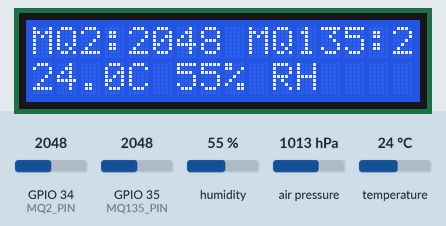
Simulated run of this sketch. Board: ESP32. Shown: 16×2 character LCD. Inputs (shaded band) come from the test bench; at power-on: humidity 55 %, GPIO 34 (MQ2_PIN) = 2048, GPIO 35 (MQ135_PIN) = 2048, temperature 24 °C, air pressure 1013 hPa (analog values on the 0–4095 scale). WiFi joins after 1.5 s; servers stay silent unless stated; uploads are accepted with an empty reply; what the sketch prints to the serial monitor is not drawn.

Above: at 4.2 s.
4.3 s: humidity set to 22 %
At 6.1 s:
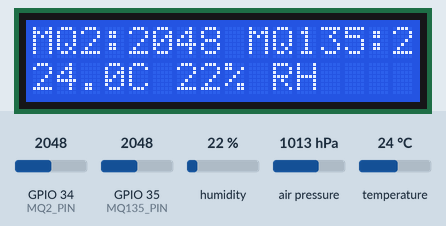
7.0 s: GPIO 34 (MQ2_PIN) set to 1760
At 7.6 s:
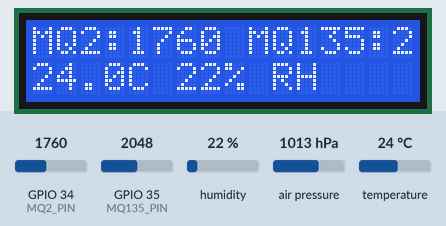
9.7 s: GPIO 35 (MQ135_PIN) set to 1760
At 11.8 s:
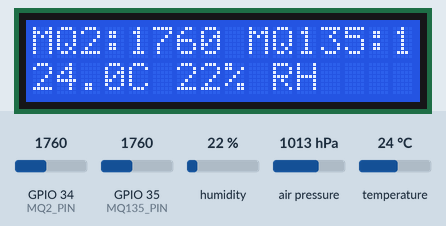
12.6 s: temperature set to 12 °C
At 14.6 s:
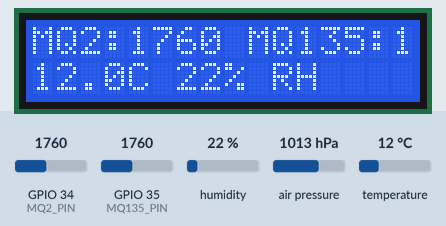
15.3 s: GPIO 34 (MQ2_PIN) set to 1840
At 17.6 s:
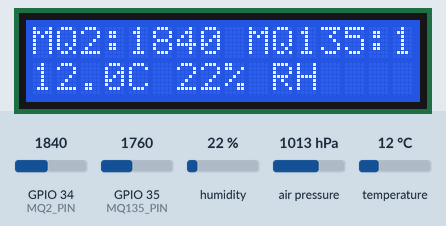
18.6 s: GPIO 35 (MQ135_PIN) set to 2866
At 20.4 s:
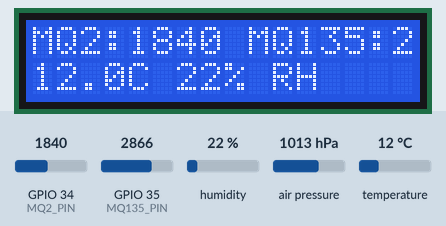
Timing chart, 0 to 21.9 s (numbered marks = the images above; inputs shaded):
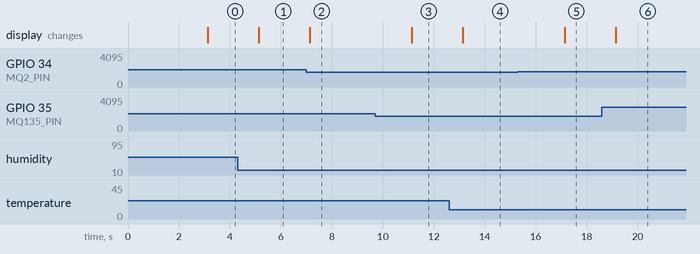

Measured:
- after the input at 4.3 s, the display: changes after 0.84 s (image 1)
- after the input at 7.0 s, the display: changes after 0.14 s (image 2)
- after the input at 9.7 s, the display: changes after 1.4 s (image 3)
- after the input at 12.6 s, the display: changes after 0.54 s (image 4)
- after the input at 15.3 s, the display: changes after 1.8 s (image 5)
- after the input at 18.6 s, the display: changes after 0.54 s (image 6)

The sketch:

Air_Quality_Monitoring.ino
```cpp
/*
  Industrial Air Quality Monitoring and SMS Alert System
  Platform: ESP32 WROOM
  Sensors: MQ-2, MQ-135, BME280
  Display: 16x2 I2C LCD
  SMS: Twilio REST API over Wi-Fi

  IMPORTANT:
  - Pin assignments below are proposed defaults; verify against your actual wiring.
  - MQ sensor values are raw ADC readings, NOT calibrated ppm values.
  - Set thresholds only after observing/calibrating your own sensors.
  - For production, replace tlsClient.setInsecure() with certificate validation.
  - Do not commit real Wi-Fi/Twilio credentials to a public repository.
*/

#include <WiFi.h>
#include <WiFiClientSecure.h>
#include <HTTPClient.h>
#include <Adafruit_Sensor.h>
#include <Adafruit_BME280.h>
#include <Wire.h>
#include <LiquidCrystal_I2C.h>

// ---------- USER CONFIGURATION: fill locally, never publish real secrets ----------
const char* WIFI_SSID     = "YOUR_WIFI_NAME";
const char* WIFI_PASSWORD = "YOUR_WIFI_PASSWORD";

const char* TWILIO_ACCOUNT_SID = "YOUR_TWILIO_ACCOUNT_SID";
const char* TWILIO_AUTH_TOKEN  = "YOUR_TWILIO_AUTH_TOKEN";
const char* TWILIO_FROM_NUMBER = "+1XXXXXXXXXX"; // Twilio number, international format
const char* ALERT_TO_NUMBER    = "+91XXXXXXXXXX"; // destination number, international format

// ---------- PIN CONFIGURATION (verify with your circuit) ----------
constexpr int MQ2_PIN  = 34; // proposed ESP32 ADC1 input
constexpr int MQ135_PIN = 35; // proposed ESP32 ADC1 input
constexpr int I2C_SDA_PIN = 21;
constexpr int I2C_SCL_PIN = 22;

// ---------- SENSOR / ALERT CONFIGURATION ----------
constexpr int MQ2_THRESHOLD = 1800;   // example raw ADC threshold; calibrate experimentally
constexpr int MQ135_THRESHOLD = 1800; // example raw ADC threshold; calibrate experimentally
constexpr int MQ_HYSTERESIS = 150;    // readings must fall below threshold-hysteresis to re-arm
constexpr unsigned long SAMPLE_INTERVAL_MS = 2000;
constexpr unsigned long SMS_COOLDOWN_MS = 5UL * 60UL * 1000UL;

Adafruit_BME280 bme;
LiquidCrystal_I2C lcd(0x27, 16, 2);

bool bmeAvailable = false;
bool alertLatched = false;
unsigned long lastSampleTime = 0;
unsigned long lastSmsTime = 0;
bool smsSentBefore = false;

String urlEncode(const String& input) {
  const char hex[] = "0123456789ABCDEF";
  String encoded;
  for (size_t i = 0; i < input.length(); i++) {
    uint8_t c = static_cast<uint8_t>(input[i]);
    if ((c >= 'a' && c <= 'z') || (c >= 'A' && c <= 'Z') ||
        (c >= '0' && c <= '9') || c == '-' || c == '_' || c == '.' || c == '~') {
      encoded += static_cast<char>(c);
    } else if (c == ' ') {
      encoded += '+';
    } else {
      encoded += '%';
      encoded += hex[(c >> 4) & 0x0F];
      encoded += hex[c & 0x0F];
    }
  }
  return encoded;
}

String base64Encode(const String& input) {
  const char* table = "ABCDEFGHIJKLMNOPQRSTUVWXYZabcdefghijklmnopqrstuvwxyz0123456789+/";
  String output;
  int val = 0, valb = -6;
  for (uint8_t c : input) {
    val = (val << 8) + c;
    valb += 8;
    while (valb >= 0) {
      output += table[(val >> valb) & 0x3F];
      valb -= 6;
    }
  }
  if (valb > -6) output += table[((val << 8) >> (valb + 8)) & 0x3F];
  while (output.length() % 4) output += '=';
  return output;
}

bool connectWiFi() {
  if (WiFi.status() == WL_CONNECTED) return true;

  WiFi.mode(WIFI_STA);
  WiFi.begin(WIFI_SSID, WIFI_PASSWORD);

  Serial.print("Connecting to Wi-Fi");
  unsigned long started = millis();
  while (WiFi.status() != WL_CONNECTED && millis() - started < 20000) {
    delay(500);
    Serial.print(".");
  }
  Serial.println();

  if (WiFi.status() == WL_CONNECTED) {
    Serial.print("Wi-Fi connected. IP: ");
    Serial.println(WiFi.localIP());
    return true;
  }

  Serial.println("Wi-Fi connection failed.");
  return false;
}

bool sendTwilioSMS(const String& message) {
  if (!connectWiFi()) return false;

  WiFiClientSecure tlsClient;
  // Convenience setting for initial testing only. Use CA certificate validation
  // before deploying this system in a real industrial environment.
  tlsClient.setInsecure();

  HTTPClient https;
  String url = "https://api.twilio.com/2010-04-01/Accounts/";
  url += TWILIO_ACCOUNT_SID;
  url += "/Messages.json";

  if (!https.begin(tlsClient, url)) {
    Serial.println("Unable to start HTTPS request.");
    return false;
  }

  String credentials = String(TWILIO_ACCOUNT_SID) + ":" + TWILIO_AUTH_TOKEN;
  String authHeader = "Basic " + base64Encode(credentials);

  https.addHeader("Authorization", authHeader);
  https.addHeader("Content-Type", "application/x-www-form-urlencoded");

  String body = "From=" + urlEncode(TWILIO_FROM_NUMBER) +
                "&To=" + urlEncode(ALERT_TO_NUMBER) +
                "&Body=" + urlEncode(message);

  int httpCode = https.POST(body);
  String response = https.getString();

  Serial.print("Twilio HTTP status: ");
  Serial.println(httpCode);
  if (httpCode < 200 || httpCode >= 300) {
    Serial.println("Twilio response:");
    Serial.println(response);
  }

  https.end();
  return (httpCode >= 200 && httpCode < 300);
}

void showReadings(int mq2, int mq135, float temperature, float humidity) {
  lcd.clear();
  lcd.setCursor(0, 0);
  lcd.print("MQ2:");
  lcd.print(mq2);
  lcd.print(" MQ135:");
  lcd.print(mq135);

  lcd.setCursor(0, 1);
  if (bmeAvailable) {
    lcd.print(temperature, 1);
    lcd.print("C ");
    lcd.print(humidity, 0);
    lcd.print("% RH");
  } else {
    lcd.print("BME280 not found");
  }
}

void setup() {
  Serial.begin(115200);
  analogReadResolution(12); // ESP32 ADC range: 0-4095

  Wire.begin(I2C_SDA_PIN, I2C_SCL_PIN);
  lcd.init();
  lcd.backlight();
  lcd.setCursor(0, 0);
  lcd.print("Air Quality Sys");
  lcd.setCursor(0, 1);
  lcd.print("Starting...");

  bmeAvailable = bme.begin(0x76);
  if (!bmeAvailable) {
    bmeAvailable = bme.begin(0x77);
  }

  if (bmeAvailable) {
    Serial.println("BME280 detected.");
  } else {
    Serial.println("BME280 not detected. Check wiring/address.");
  }

  connectWiFi();
  delay(1500);
  lcd.clear();
}

void loop() {
  if (millis() - lastSampleTime < SAMPLE_INTERVAL_MS) return;
  lastSampleTime = millis();

  int mq2Value = analogRead(MQ2_PIN);
  int mq135Value = analogRead(MQ135_PIN);

  float temperature = NAN;
  float humidity = NAN;
  float pressure = NAN;

  if (bmeAvailable) {
    temperature = bme.readTemperature();
    humidity = bme.readHumidity();
    pressure = bme.readPressure() / 100.0F;
  }

  Serial.print("MQ-2 raw: ");
  Serial.print(mq2Value);
  Serial.print(" | MQ-135 raw: ");
  Serial.println(mq135Value);

  if (bmeAvailable) {
    Serial.print("Temperature: "); Serial.print(temperature);
    Serial.print(" C | Humidity: "); Serial.print(humidity);
    Serial.print(" % | Pressure: "); Serial.print(pressure);
    Serial.println(" hPa");
  }

  showReadings(mq2Value, mq135Value, temperature, humidity);

  bool gasAlert = (mq2Value >= MQ2_THRESHOLD) || (mq135Value >= MQ135_THRESHOLD);

  if (gasAlert && !alertLatched) {
    alertLatched = true;

    String message = "INDUSTRIAL AIR QUALITY ALERT! ";
    message += "MQ2 raw=" + String(mq2Value);
    message += ", MQ135 raw=" + String(mq135Value);

    if (bmeAvailable) {
      message += ", Temp=" + String(temperature, 1) + "C";
      message += ", Humidity=" + String(humidity, 1) + "%";
    }

    bool cooldownPassed = !smsSentBefore || (millis() - lastSmsTime >= SMS_COOLDOWN_MS);
    if (cooldownPassed) {
      Serial.println("Threshold exceeded. Sending SMS...");
      if (sendTwilioSMS(message)) {
        Serial.println("SMS request accepted by Twilio.");
        lastSmsTime = millis();
        smsSentBefore = true;
      } else {
        Serial.println("SMS failed. Check Wi-Fi, Twilio credentials and account settings.");
        // Keep alert latched to avoid repeatedly sending requests every sample.
      }
    } else {
      Serial.println("Alert detected, but SMS cooldown is active.");
    }
  }

  bool sensorsRecovered =
      (mq2Value < (MQ2_THRESHOLD - MQ_HYSTERESIS)) &&
      (mq135Value < (MQ135_THRESHOLD - MQ_HYSTERESIS));

  if (alertLatched && sensorsRecovered) {
    alertLatched = false;
    Serial.println("Readings returned below recovery thresholds. Alert re-armed.");
  }
}
```
